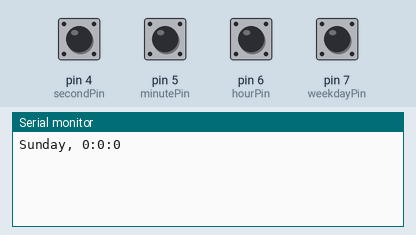
A sketch run on a simulated Arduino Uno, built with avr-gcc and run on an emulated ATmega328P. Parts: the last lines printed to the serial monitor. Inputs (shaded band) come from the test bench; at power-on: pin 4 (secondPin), pin 5 (minutePin), pin 6 (hourPin), pin 7 (weekdayPin) HIGH.

Above: at 2.0 s.
2.1 s: pin 7 (weekdayPin) pulled LOW for 0.15 s
At 3.8 s:
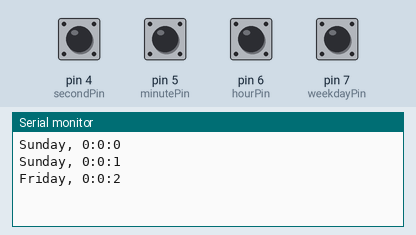
5.2 s: pin 7 (weekdayPin) pulled LOW for 1 s
At 7.8 s:
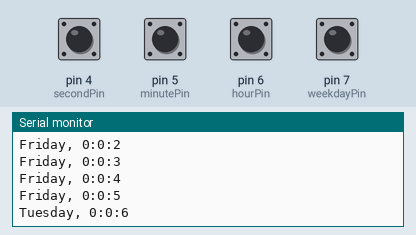
9.2 s: pin 7 (weekdayPin) pulled LOW for 0.15 s
At 10.7 s:
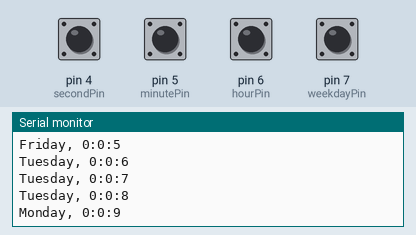
12.3 s: pin 7 (weekdayPin) pulled LOW for 1 s
At 14.8 s:
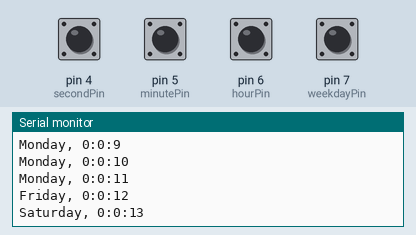
16.3 s: pin 4 (secondPin) pulled LOW for 0.15 s
At 17.7 s:
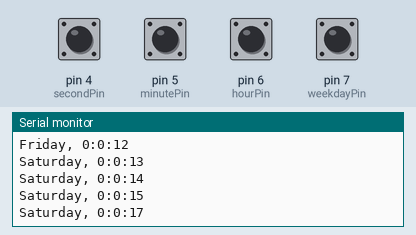
17.9 s: pin 5 (minutePin) pulled LOW for 0.15 s
At 18.8 s:
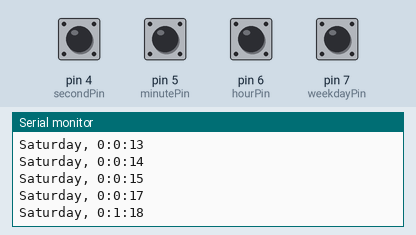

The sketch:

Project_Alarm_Clock.ino
```cpp
/* Project Alarm Clock */
/* Designed by: Pavittar Singh (200238210)*/
/*              Sharandeep kaur Nagra (200235016)  */
/*              Parminder kaur Paneser(200241190)  */


#define vers = "1.01"
#define ledPin 13
#define secondPin 4
#define minutePin 5
#define hourPin 6
#define weekdayPin 7
#ifndef alarm_clock_h
#define alarm_clock_h
#include <WProgram.h>

#define Max_alarms 4


int second=0, minute=0, hour=0, weekday=1; // declare time variables
// these time variables are declared globally so they can be used ANYWHERE in your program


void setup() {

blinkLED(ledPin, 4, 100); // blink an LED at the start of the program, to show the code is running
Serial.begin(9600); // start up serial communications
pinMode(secondPin, INPUT); //pins for normally closed switches to set the time
pinMode(minutePin, INPUT);
pinMode(hourPin, INPUT);
pinMode(weekdayPin, INPUT);
digitalWrite(secondPin, HIGH); // writing an input high turns on pull-up resistors
digitalWrite(minutePin, HIGH);
digitalWrite(hourPin, HIGH);
digitalWrite(weekdayPin, HIGH);
}

void loop() {

static unsigned long lastTick = 0; // set up a local variable to hold the last time we moved forward one second
// (static variables are initialized once and keep their values between function calls)

// move forward one second every 1000 milliseconds
if (millis() - lastTick >= 1000) {
lastTick = millis();
serialOutput();
second++;
}

// move forward one minute every 60 seconds
if (second > 59) {
minute++;
second = 0; // reset seconds to zero
}

// move forward one hour every 60 minutes
if (minute > 59) {
hour++;
minute = 0; // reset minutes to zero
}

// move forward one weekday every 24 hours
if (hour > 23) {
weekday++;
hour = 0; // reset hours to zero
}

// reset weekdays on Saturday
if (weekday > 7) {
weekday = 1;
}

checkButtons(); // runs a function that checks the setting buttons
}

void checkButtons() {
static boolean secPressed=false, minPressed=false, hourPressed=false, wkdayPressed=false; //track button state

if (digitalRead (secondPin)==LOW && secPressed == false) { // if a normally closed switch is pressed
second++; // advance by one second
secPressed = true; // note the pressed state
}
if (digitalRead (secondPin)==HIGH) secPressed = false; // reset the state when the button is released

if (digitalRead (minutePin)==LOW && minPressed == false) {
minute++;
minPressed = true;
}
if (digitalRead (minutePin)==HIGH) minPressed = false;

if (digitalRead (hourPin)==LOW && hourPressed == false) {
hour++;
hourPressed = true;
}
if (digitalRead (hourPin)==HIGH) hourPressed = false;

if (digitalRead (weekdayPin)==LOW && wkdayPressed == false) {
weekday++;
secPressed = true;
if (digitalRead (weekdayPin)==HIGH) wkdayPressed = false;
}
}

void printWeekday (int dayNum) {
// print a weekday, based on the day number
switch (dayNum) {
case 1:
Serial.print ("Sunday");
break;
case 2:
Serial.print ("Monday");
break;
case 3:
Serial.print ("Tuesday");
break;
case 4:
Serial.print ("Wednesday");
break;
case 5:
Serial.print ("Thursday");
break;
case 6:
Serial.print ("Friday");
break;
case 7:
Serial.print ("Saturday");
break;
}
}

void serialOutput() {
// this function creates a clock you can read through the serial port
// your clock project will have a MUCH more interesting way of displaying the time
// get creative!
printWeekday(weekday); // picks the right word to print for the weekday
Serial.print(", "); // a comma after the weekday
Serial.print(hour, DEC); // the hour, sent to the screen in decimal format
Serial.print(":"); // a colon between the hour and the minute
Serial.print(minute, DEC); // the minute, sent to the screen in decimal format
Serial.print(":"); // a colon between the minute and the second
Serial.println(second, DEC); // the second, sent to the screen in decimal format
}

// this utility function blinks the an LED light as many times as requested
void blinkLED(byte targetPin, int numBlinks, int blinkRate) {
for (int i=0; i < numBlinks; i++) {
digitalWrite(targetPin, HIGH); // sets the LED on
delay(blinkRate); // waits for a blinkRate milliseconds
digitalWrite(targetPin, LOW); // sets the LED off
delay(blinkRate);
}
}

class alarm_clock
{
public:
  alarm_clock(boolean noo);
  byte run(); // Returns which alarm is triggered, 0-Max_alarms, 255 means no alarm is triggered.
  byte set_alarm(byte alarm_num, byte hr, byte mnt, byte dow); // Returns 255 if parameters are invalid. Returns 0 if valid.
  void turn_on(byte alarm_num);
  void turn_off(byte alarm_num);
  void alarm();
  boolean within(byte a, byte dow);

  typedef struct {
  byte hr;
  byte mnt;
  byte dow;
  boolean on_off; // This variable is not used. Instead dow is used to turn the alarm off or on.
  } entry;

  entry alarms[Max_alarms];
  boolean alarm_is_on; // Alarm is on. alarm() will be called if this is true.
  byte snooze;
};
#endif
```

Measured:
- after the input at 2.1 s, the serial monitor: prints a new line after 0.90 s (image 1)
- after the input at 5.2 s, the serial monitor: prints a new line after 1.8 s (image 2)
- after the input at 9.2 s, the serial monitor: prints a new line after 0.80 s (image 3)
- after the input at 12.3 s, the serial monitor: prints a new line after 0.70 s (image 4)
- after the input at 16.3 s, the serial monitor: prints a new line after 0.70 s (image 5)
- after the input at 17.9 s, the serial monitor: prints a new line after 0.10 s (image 6)
